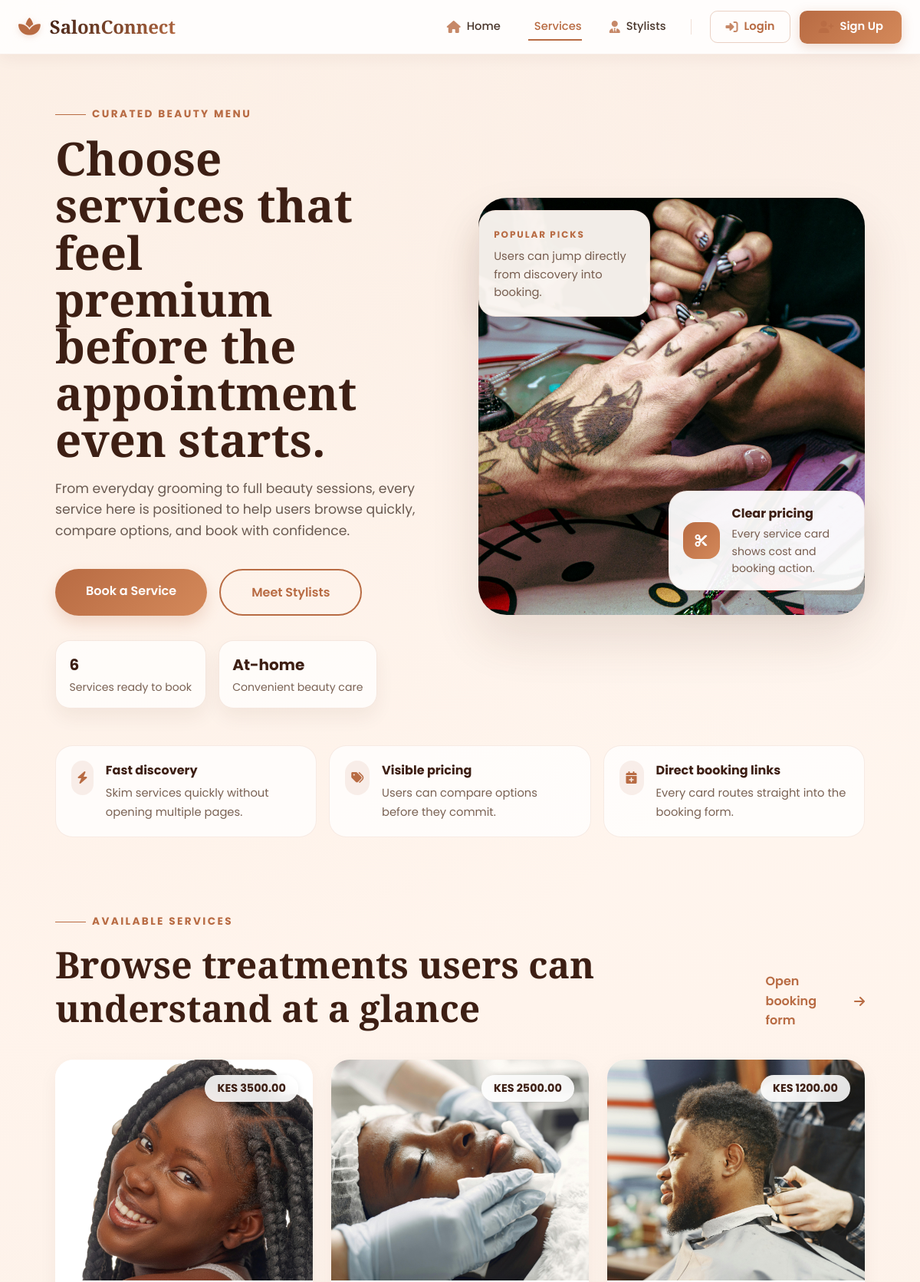
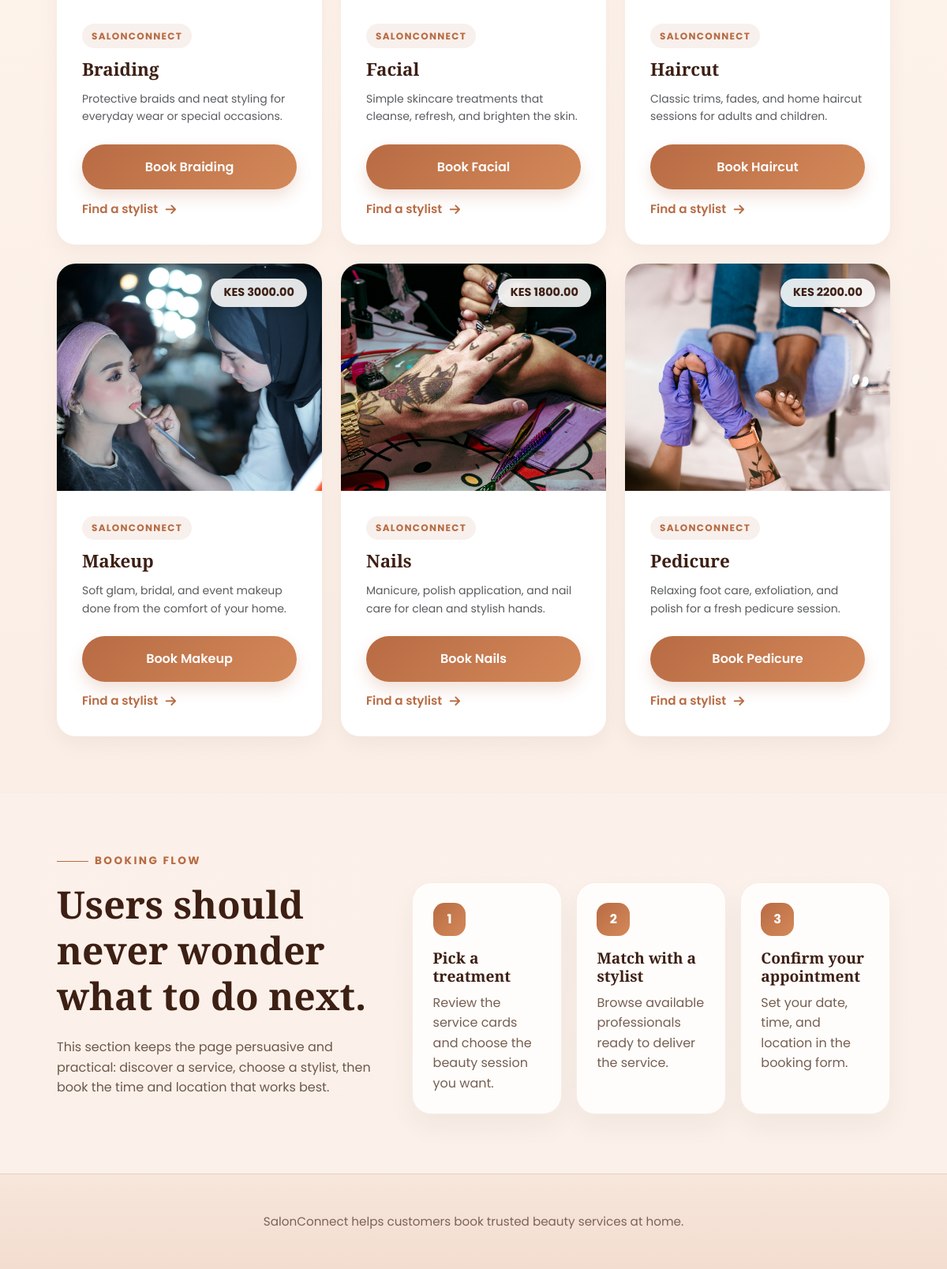
Page /services/ on the committed database (2 pictures, top to bottom).
### core/models.py (models this page shows, shortened)
class Service(models.Model):
    name = models.CharField(max_length=100)
    description = models.TextField()
    price = models.DecimalField(max_digits=8, decimal_places=2)
    image = models.ImageField(upload_to="services/", blank=True, null=True)
    class Meta:
        ordering = ["name"]

### core/views.py (the view)
# urls.py: path("services/", views.service_list, name="services"),
def service_list(request):
    services = Service.objects.all()
    return render(request, "core/services.html", {"services": services})

### templates/core/services.html (shortened to what this page needs)
{% extends 'base.html' %}
{% load static %}
{% block content %}
<section class="page-hero page-hero-services">
    <div class="container">
        <div class="row align-items-center g-5">
            <div class="col-lg-6">
                <span class="section-kicker">Curated Beauty Menu</span>
                <h1 class="hero-title page-hero-title">Choose services that feel premium before the appointment even starts.</h1>
                <p class="hero-lead">From everyday grooming to full beauty sessions, every service here is positioned to help users browse quickly, compare options, and book with confidence.</p>
                <div class="hero-actions">
                    <a href="{% url 'book_service' %}" class="btn-salon-primary">Book a Service</a>
                    <a href="{% url 'stylists' %}" class="btn-salon-outline">Meet Stylists</a>
                </div>
                <div class="hero-stats">
                    <div class="stat-chip">
                        <strong>{{ services|length }}</strong>
                        <span>Services ready to book</span>
                    </div>
                    <div class="stat-chip">
                        <strong>At-home</strong>
                        <span>Convenient beauty care</span>
                    </div>
                </div>
            </div>
            <div class="col-lg-6">
                <div class="page-hero-visual">
                    <div class="hero-badge-card">
                        <span class="badge-label">Popular picks</span>
                        <p>Users can jump directly from discovery into booking.</p>
                    </div>
                    <img src="{% static 'images/services/nails.jpg' %}" alt="Salon services showcase" class="hero-img-main">
                    <div class="hero-mini-panel">
                        <div class="mini-icon"><i class="fas fa-scissors"></i></div>
                        <div>
                            <strong>Clear pricing</strong>
                            <p>Every service card shows cost and booking action.</p>
                        </div>
                    </div>
                </div>
            </div>
        </div>
    </div>
</section>
<section class="page-summary-strip">
    <div class="container">
        <div class="trust-grid">
            <div class="trust-item">
                <i class="fas fa-bolt"></i>
                <div>
                    <strong>Fast discovery</strong>
                    <span>Skim services quickly without opening multiple pages.</span>
                </div>
            </div>
            <div class="trust-item">
                <i class="fas fa-tags"></i>
                <div>
                    <strong>Visible pricing</strong>
                    <span>Users can compare options before they commit.</span>
                </div>
            </div>
            <div class="trust-item">
                <i class="fas fa-calendar-plus"></i>
                <div>
                    <strong>Direct booking links</strong>
                    <span>Every card routes straight into the booking form.</span>
                </div>
            </div>
        </div>
    </div>
</section>
<section class="services-showcase">
    <div class="container">
        <div class="section-heading">
            <div>
                <span class="section-kicker">Available Services</span>
                <h2 class="section-title mb-0">Browse treatments users can understand at a glance</h2>
            </div>
            <a href="{% url 'book_service' %}" class="text-link-arrow">Open booking form <i class="fas fa-arrow-right"></i></a>
        </div>
        <div class="row g-4">
            {% for service in services %}
            <div class="col-md-6 col-xl-4">
                <article class="card-salon service-spotlight-card">
                    <div class="card-salon-img-wrapper">
                        {% if service.image %}
                            <img src="{{ service.image.url }}" class="card-salon-img" alt="{{ service.name }}">
                        {% else %}
                            <img src="{% static service.placeholder_image %}" class="card-salon-img" alt="{{ service.name }}">
                        {% endif %}
                        <div class="card-salon-price">KES {{ service.price }}</div>
                    </div>
                    <div class="card-salon-body">
                        <div class="service-card-topline">
                            <span class="service-tag">SalonConnect</span>
                        </div>
                        <h2 class="card-salon-title">{{ service.name }}</h2>
                        <p class="text-muted small mb-4">{{ service.description|truncatewords:24 }}</p>
                        <div class="service-card-footer">
                            <a href="{% url 'book_service' %}?service={{ service.id }}" class="btn-salon-primary service-card-btn">Book {{ service.name }}</a>
                            <a href="{% url 'stylists' %}" class="text-link-arrow service-card-link">Find a stylist <i class="fas fa-arrow-right"></i></a>
                        </div>
                    </div>
                </article>
            </div>
            {% endfor %}
        </div>
    </div>
</section>
<section class="editorial-section">
    <div class="container">
        <div class="row g-4 align-items-center">
            <div class="col-lg-5">
                <div class="editorial-card">
                    <span class="section-kicker">Booking Flow</span>
                    <h2 class="section-title">Users should never wonder what to do next.</h2>
                    <p class="editorial-copy">This section keeps the page persuasive and practical: discover a service, choose a stylist, then book the time and location that works best.</p>
                </div>
            </div>
            <div class="col-lg-7">
                <div class="steps-grid">
                    <article class="step-card">
                        <span class="step-index">1</span>
                        <h3>Pick a treatment</h3>
                        <p>Review the service cards and choose the beauty session you want.</p>
                    </article>
                    <article class="step-card">
                        <span class="step-index">2</span>
                        <h3>Match with a stylist</h3>
                        <p>Browse available professionals ready to deliver the service.</p>
                    </article>
                    <article class="step-card">
                        <span class="step-index">3</span>
                        <h3>Confirm your appointment</h3>
                        <p>Set your date, time, and location in the booking form.</p>
                    </article>
                </div>
            </div>
        </div>
    </div>
</section>
{% endblock %}

### rows in the picture
Service: image (picture), price "3500.00", name "Braiding", description "Protective braids and neat styling for everyday wear or special occasions."
Service: image (picture), price "2500.00", name "Facial", description "Simple skincare treatments that cleanse, refresh, and brighten the skin."
Service: image (picture), price "1200.00", name "Haircut", description "Classic trims, fades, and home haircut sessions for adults and children."
Service: image (picture), price "3000.00", name "Makeup", description "Soft glam, bridal, and event makeup done from the comfort of your home."
Service: image (picture), price "1800.00", name "Nails", description "Manicure, polish application, and nail care for clean and stylish hands."
Service: image (picture), price "2200.00", name "Pedicure", description "Relaxing foot care, exfoliation, and polish for a fresh pedicure session."

### other values in the picture
{{ services|length }} "6"
